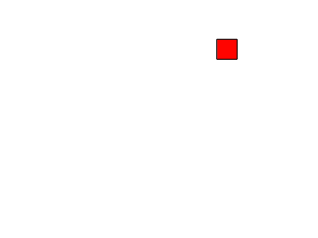
Frame 1 (no input)
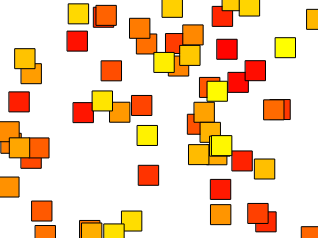
Frame 60 (no input)
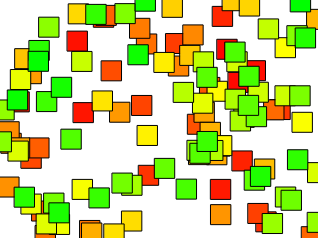
Frame 120 (the mouse pressed at the canvas centre since frame 60)

The p5.js sketch that drew these frames (run headless with seeded random() and noise() and a simulated clock; from frame 60 on, the mouse is pressed at the canvas centre):

// p5.js sketch
// ── sketch.js

/*
  Go Gear Yourself
  Created for ClockworkPi GameJam 2019 Q3
*/

//Global objects

function setup() {
  // put setup code here
  createCanvas(318, 238); //prefent scrollbars
  colorMode(HSB,360,1,1,1); //color setup

}

function draw() {
  //update engine before rendering
  update();
  // put drawing code here
  translate(random(0,width),random(0,height));
  rectMode(CENTER);
  fill(frameCount%360,1,1,1);
  rect(0,0,20,20);
}

function update() {
    //update game logic
}

// ── Animation.js
class Animation {

  //Animations are similiar to sprite classes but extend them to hold an array of images and handling animation relevant logic in addition to basic image manipulation.

}

// ── GameObject.js
class GameObject {

  //Subclasses of GameObject define the logic that is required to interact with other GameObjects.
  //This abstract class handles some events and required fields like coordinates and animations/sprites.

}

// ── GameState.js
class GameState {

  //Abstract class to represent a game state with required functions to fit into the state mechanic.

  constructor(title) {
    this.title = title;
    this.active = false;
  }

  //Initialize this state.
  init() {
    beforeInit();
    this.active = true;
  }
  //Render this state.
  draw() {
    beforeDraw();
      render();
    afterDraw();
  }
  //Update this state.
  update() {
    beforeUpdate();
      logic();
    afterUpdate();
  }
  //Exit state.
  end() {
    beforeEnd();
    this.active = false;
  }

  //Functions to be overridden by subclasses:
  //Prequesites before initialization.
  beforeInit() {
    //Should be overridden.
    throw new Error('You have to implement the method beforeInit!');
  }
  //Executed before draw.
  beforeDraw() {
    //May be overridden.
    //throw new Error('You have to implement the method beforeDraw!');
  }
  //Executed after draw.
  afterDraw() {
    //May be overridden.
    //throw new Error('You have to implement the method afterDraw!');
  }
  //Executed before update.
  beforeUpdate() {
    //May be overridden.
    //throw new Error('You have to implement the method beforeUpdate!');
  }
  //Executed after update.
  afterUpdate() {
    //May be overridden.
    //throw new Error('You have to implement the method afterUpdate!');
  }
  //Prepare state to sleep before the application stops using it.
  beforeEnd() {
    //Should be overridden.
    throw new Error('You have to implement the method beforeEnd!');
  }
  //Main logic of this gamestate.
  //Gets called within update cycle.
  logic() {
    throw new Error('You have to implement the method logic!');
  }
  //Main render function of this gamestate.
  //Gets called within draw cycle.
  render() {
    throw new Error('You have to implement the method render!');
  }
}

// ── Sprite.js
class Sprite {

  //The Sprite class holds an Image and provides some useful image manipulation functions like flipping and state recovering after a scale.

}
